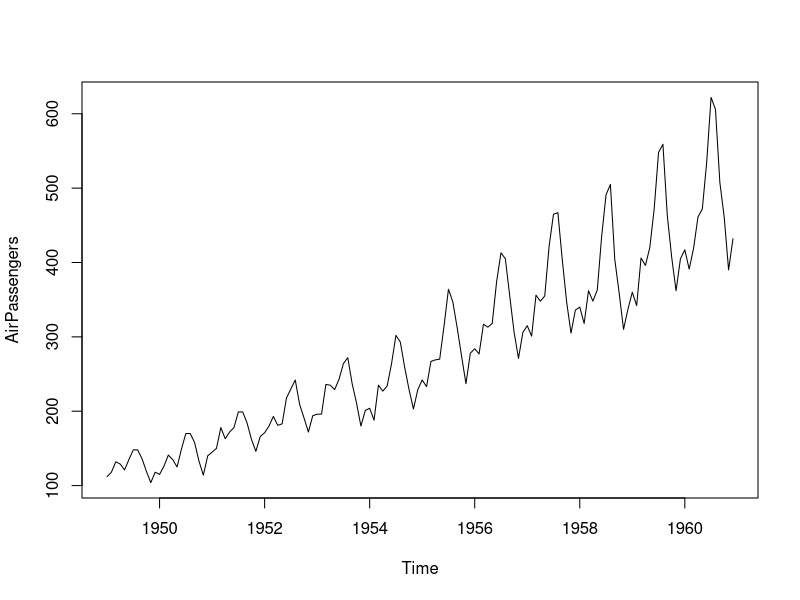
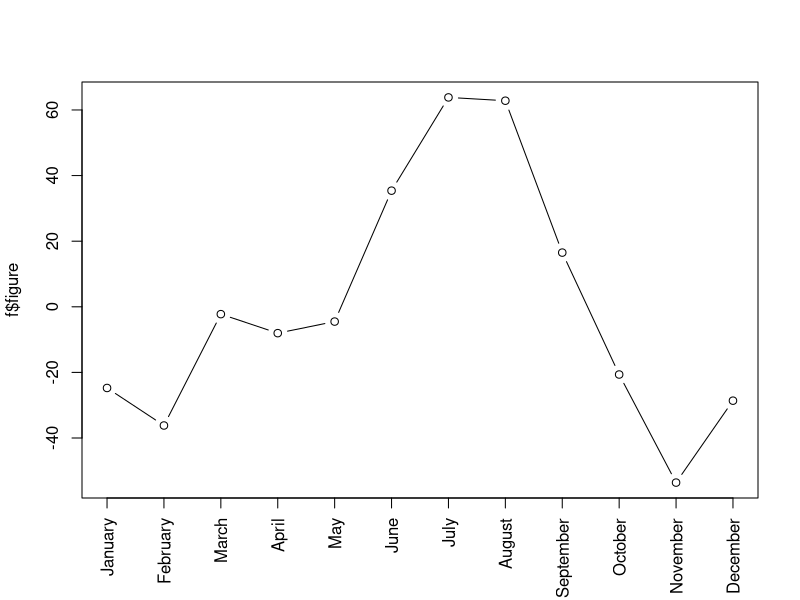
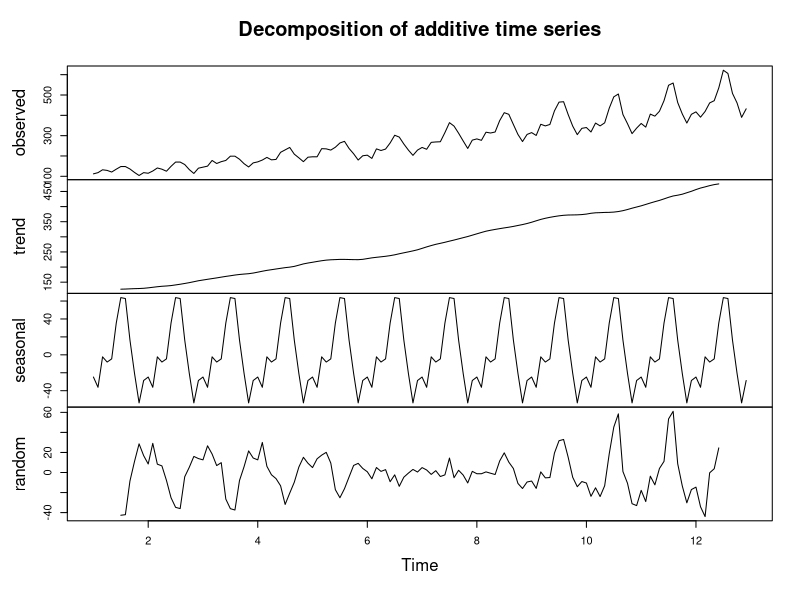
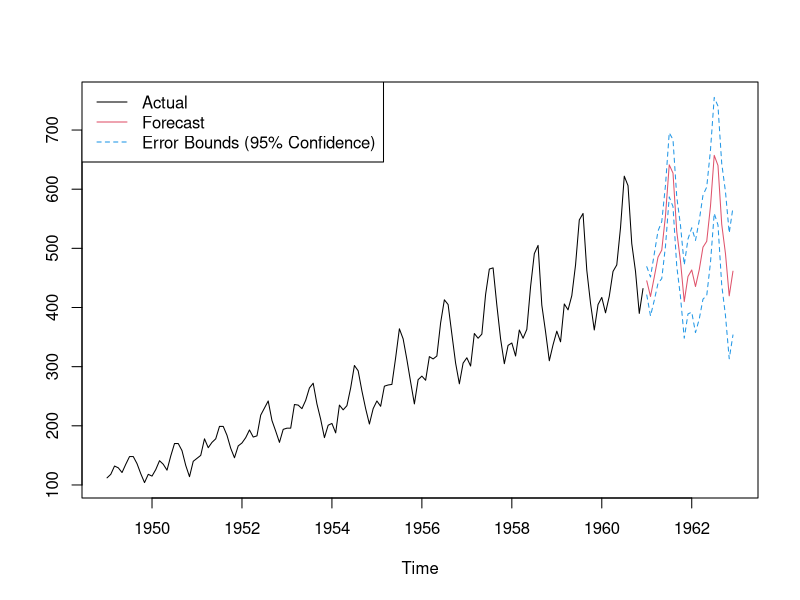

The R script that drew these images, in order:
## creating a time series
a <- ts(1:30, frequency=12, start=c(2011,3)) 
a
str(a)
attributes(a)

## create time series of AirPassenger data
par(mfrow=c(1,1))
head(AirPassengers)
plot(AirPassengers)
apts <- ts(AirPassengers, frequency=12) 

## decomposing the time series into trend, seasonal, and random trend
f <- decompose(apts)
names(f)
f$x
plot(f$figure, type="b", xaxt="n", xlab="") 
monthNames <- months(ISOdate(2011,1:12,1)) 
axis(1, at=1:12, labels=monthNames, las=2)
plot(f)

## Fit the data to arima model
fit <- arima(AirPassengers, order=c(1,0,0), 
             list(order=c(2,1,0), period=12))

## Make the forecast
fore <- predict(fit, n.ahead=24) 
U <- fore$pred + 2*fore$se
L <- fore$pred - 2*fore$se 
ts.plot(AirPassengers, fore$pred, U, L, col=c(1,2,4,4), lty = c(1,1,2,2))
legend("topleft", c("Actual", "Forecast", "Error Bounds (95% Confidence)"), 
       col=c(1,2,4), lty=c(1,1,2))
